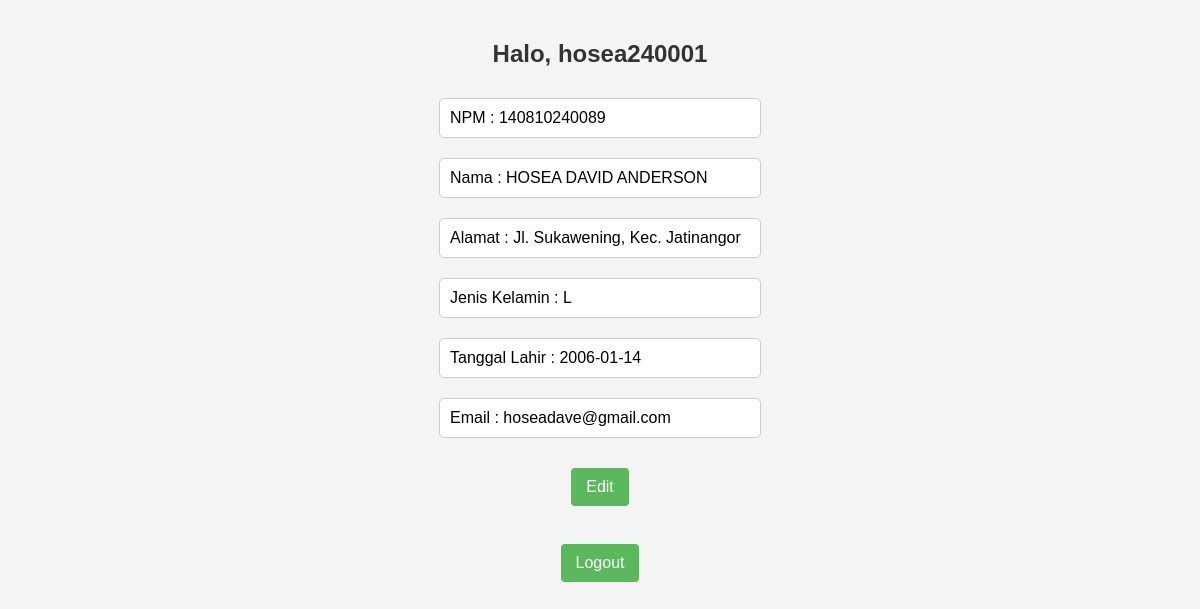
The app's page /tampil_data.php (signed in) with its own data.
### tables this page shows
CREATE TABLE `identitas` (
  `npm` varchar(12) NOT NULL,
  `nama` varchar(20) DEFAULT NULL,
  `alamat` varchar(100) NOT NULL,
  `tgl_lhr` date NOT NULL,
  `jk` char(1) NOT NULL,
  `email` varchar(40) DEFAULT NULL
);

### tampil_data.php (the view, shortened to what this page needs)
<?php
include('db.php');
$npm = $_SESSION['npm'];
$query = "SELECT * FROM identitas WHERE npm = '$npm'";
$result = mysqli_query($conn, $query);
$student = mysqli_fetch_assoc($result);
?>
<!DOCTYPE html>
<html lang="en">
<head>
    <link rel="stylesheet" type="text/css" href="tampil_data.css">
</head>
<body>
    <h2>Halo, <?php echo $_SESSION['username']; ?></h2>
    <p>NPM : <?php echo $student['npm']; ?></p>
    <p>Nama : <?php echo $student['nama']; ?></p>
    <p>Alamat : <?php echo $student['alamat']; ?></p>
    <p>Jenis Kelamin : <?php echo $student['jk']; ?></p>
    <p>Tanggal Lahir : <?php echo $student['tgl_lhr']; ?></p>
    <p>Email : <?php echo $student['email']; ?></p>
    <a href="edit.php?npm=<?php echo $student['npm']; ?>">Edit</a><br>
    <a href="logout.php">Logout</a>
</body>
</html>

### tampil_data.css (style rules this page uses)
body { font-family: Arial, sans-serif; background-color: #f4f4f4; display: flex; flex-direction: column; align-items: center; margin: 0; padding: 20px; }
h2 { color: #333; }
p { background-color: #fff; border: 1px solid #ccc; border-radius: 5px; padding: 10px; margin: 10px 0; width: 300px; text-align: left; }
a { display: inline-block; margin-top: 20px; padding: 10px 15px; background-color: #5cb85c; color: white; text-decoration: none; border-radius: 4px; }

### records on screen
identitas: npm "140810240089", nama "HOSEA DAVID ANDERSON", alamat "Jl. Sukawening, Kec. Jatinangor", jk "L", tgl_lhr "2006-01-14", email "hoseadave@gmail.com"

### other values on screen
$_SESSION['username'] "hosea240001"
